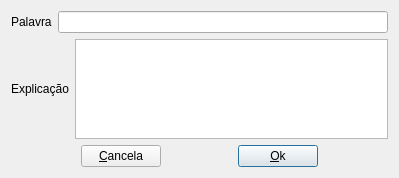
<?xml version="1.0" encoding="UTF-8"?>
<ui version="4.0">
 <class>NewWordIntoTheGrid</class>
 <widget class="QDialog" name="NewWordIntoTheGrid">
  <property name="windowModality">
   <enum>Qt::WindowModal</enum>
  </property>
  <property name="geometry">
   <rect>
    <x>0</x>
    <y>0</y>
    <width>399</width>
    <height>178</height>
   </rect>
  </property>
  <property name="windowTitle">
   <string>Nova palavra</string>
  </property>
  <layout class="QVBoxLayout" name="verticalLayout">
   <item>
    <layout class="QHBoxLayout" name="layWord">
     <item>
      <widget class="QLabel" name="lblWord">
       <property name="text">
        <string>Palavra</string>
       </property>
      </widget>
     </item>
     <item>
      <widget class="QLineEdit" name="txtWord"/>
     </item>
    </layout>
   </item>
   <item>
    <layout class="QHBoxLayout" name="layExplanation">
     <item>
      <widget class="QLabel" name="lblExplanation">
       <property name="enabled">
        <bool>true</bool>
       </property>
       <property name="text">
        <string>Explicação</string>
       </property>
      </widget>
     </item>
     <item>
      <widget class="QTextEdit" name="txtExplanation"/>
     </item>
    </layout>
   </item>
   <item>
    <layout class="QHBoxLayout" name="horizontalLayout_2">
     <item>
      <spacer name="horizontalSpacer">
       <property name="orientation">
        <enum>Qt::Horizontal</enum>
       </property>
       <property name="sizeHint" stdset="0">
        <size>
         <width>40</width>
         <height>20</height>
        </size>
       </property>
      </spacer>
     </item>
     <item>
      <widget class="QPushButton" name="btnCancel">
       <property name="text">
        <string>&amp;Cancela</string>
       </property>
      </widget>
     </item>
     <item>
      <spacer name="horizontalSpacer_3">
       <property name="orientation">
        <enum>Qt::Horizontal</enum>
       </property>
       <property name="sizeHint" stdset="0">
        <size>
         <width>40</width>
         <height>20</height>
        </size>
       </property>
      </spacer>
     </item>
     <item>
      <widget class="QPushButton" name="btnOk">
       <property name="text">
        <string>&amp;Ok</string>
       </property>
       <property name="default">
        <bool>true</bool>
       </property>
      </widget>
     </item>
     <item>
      <spacer name="horizontalSpacer_4">
       <property name="orientation">
        <enum>Qt::Horizontal</enum>
       </property>
       <property name="sizeHint" stdset="0">
        <size>
         <width>40</width>
         <height>20</height>
        </size>
       </property>
      </spacer>
     </item>
    </layout>
   </item>
  </layout>
 </widget>
 <resources/>
 <connections/>
</ui>
